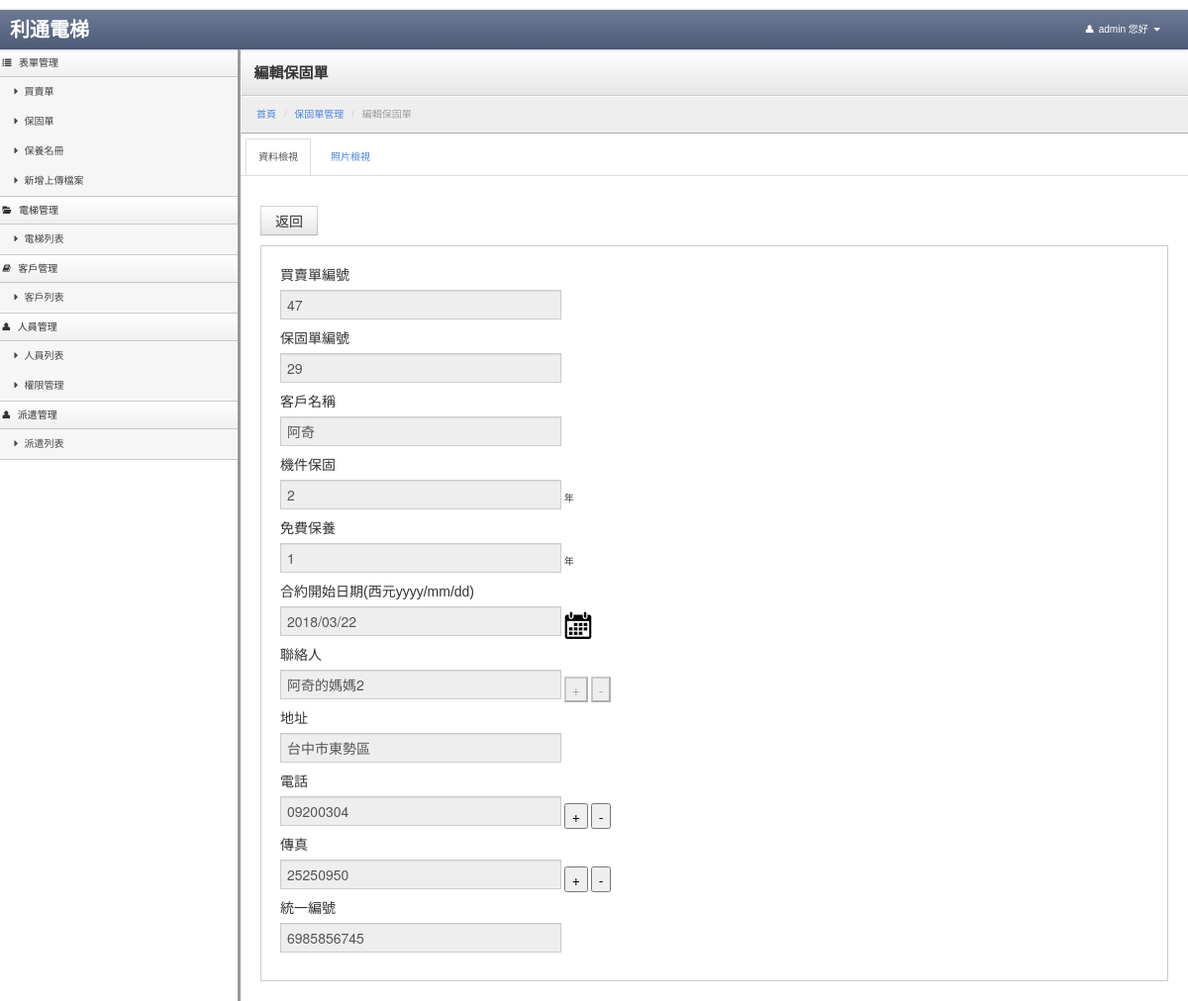
The page /Warranty/view_warranty_view/warranty_id/29 (signed in) on the database its author committed.
### tables this page shows
CREATE TABLE `usermenu` (
  `menuid` int(5) NOT NULL AUTO_INCREMENT COMMENT '菜單ID',
  `parentid` int(5) NOT NULL DEFAULT '0' COMMENT '上層菜單',
  `title` varchar(30) NOT NULL COMMENT '標題',
  `controller` varchar(40) NOT NULL COMMENT '控制器',
  `actioner` varchar(40) NOT NULL COMMENT '動作',
  `icon` varchar(100) DEFAULT NULL,
  `ismenu` tinyint(1) NOT NULL DEFAULT '0' COMMENT '是否顯示',
  `sort` tinyint(4) NOT NULL DEFAULT '0' COMMENT '排序',
  `isdisabled` tinyint(1) NOT NULL DEFAULT '0' COMMENT '是否刪除',
  PRIMARY KEY (`menuid`)
);

CREATE TABLE `warranty` (
  `id` int(255) NOT NULL AUTO_INCREMENT,
  `customer` varchar(255) DEFAULT NULL,
  `mechanical_warranty` int(255) DEFAULT NULL,
  `free_maintenance` int(255) DEFAULT NULL,
  `effective_date` varchar(255) DEFAULT NULL,
  `warranty_times` int(10) DEFAULT '0',
  `contacter_1` varchar(255) DEFAULT NULL,
  `contacter_2` varchar(255) DEFAULT NULL,
  `contacter_3` varchar(255) DEFAULT NULL,
  `address` varchar(255) DEFAULT NULL,
  `tel_1` varchar(255) DEFAULT NULL,
  `tel_2` varchar(255) DEFAULT NULL,
  `tel_3` varchar(255) DEFAULT NULL,
  `fax_1` varchar(255) DEFAULT NULL,
  `fax_2` varchar(255) DEFAULT NULL,
  `fax_3` varchar(255) DEFAULT NULL,
  `num` varchar(255) DEFAULT NULL,
  `transaction_id` int(255) DEFAULT NULL,
  `is_signing` int(1) DEFAULT '0',
  `is_remind` int(1) DEFAULT '0',
  `touch_time` varchar(255) DEFAULT NULL,
  PRIMARY KEY (`id`)
);

### application/controllers/Warranty.php (called while the page is built, shortened)
<?php if ( ! defined('BASEPATH')) exit('No direct script access allowed');
class Warranty extends CI_Controller {
	function __construct()
	{
        $this->load->model('public_tools');
		$this->load->model('Customer_model');
		$this->load->model('m_warranty_model');
		$this->load->model('Form_action_log_model');
		$this->load->model('Form_model');
		$this->load->library('datamodel');
		$this->load->library('common');
        $this->load->model('Usermenu_model');
        $usermenu_m = new Usermenu_model();
        if(isset($_SESSION['id'])) {
            $this->aUsermenulist = $usermenu_m->usermenulist($_SESSION['id']);
        }
	}
	public function view_warranty_view()
	{
		$warranty_model = new m_warranty_model();
		$this->data = $this->uri->uri_to_assoc(3);
		$id = $this->data["warranty_id"];
		$this->data = $warranty_model->getwarrantyByID($id);
		if($this->data['contacter_3'] != null)
		{
			 $this->data['contacter_count'] = 3 ;
		}
		elseif($this->data['contacter_2'] != null)
		{
			$this->data['contacter_count'] = 2 ;
		}
		else
		{
			$this->data['contacter_count'] = 1 ;
		}
		if($this->data['tel_3'] != null)
		{
			 $this->data['tel_count'] = 3 ;
		}
		elseif($this->data['tel_2'] != null)
		{
			$this->data['tel_count'] = 2 ;
		}
		else
		{
			$this->data['tel_count'] = 1 ;
		}
		if($this->data['fax_3'] != null)
		{
			$this->data['fax_count'] = 3 ;
		}
		elseif($this->data['fax_2'] != null)
		{
			$this->data['fax_count'] = 2 ;
		}
		else
		{
			$this->data['fax_count'] = 1 ;
		}
        $public_tools = new public_tools();
        $imgdata = $public_tools->getimgview(array('type'=>'warranty','typeid'=>$id));
        $this->data['imgdata'] = $imgdata;
		$this->load->view('v_view_warranty', $this->data);
	}
}

### index.php (called while the page is built, shortened)
<?php
require_once BASEPATH.'core/CodeIgniter.php';

### application/models/usermenu_model.php (called while the page is built, shortened)
<?php
class Usermenu_model extends CI_Model
{
	public function usermenulist($iUserid=0)
	{
        $sSql = "select menuidarray,permission from account where id ={$iUserid} and `status`=0";
        $query = $this->db->query($sSql);
        $useridmenu = $query->row_array();
        $power_group = 'employee_group';
        switch ($useridmenu['permission']){
            case 1:
                $power_group = 'admin_group';
                break;
        }
        $sSql = "select configvalue from config where configkey ='{$power_group}'";
        $query = $this->db->query($sSql);
        $configmenu = $query->row_array();
        $diffstr = $useridmenu['menuidarray'] .','.$configmenu['configvalue'];
        $diffarray = explode(',',$diffstr);
        $diffarray = array_unique($diffarray);
        asort($diffarray);
        $useridmenu['menuidarray'] = implode(',',$diffarray);
        $sSql = "select * from usermenu where menuid in ({$useridmenu['menuidarray']}) and ismenu=1 and isdisabled!=1 and parentid = 0";
        $query = $this->db->query($sSql);
        $results = array();
        foreach ($query->result_array() as $vNavheader){
            $results[$vNavheader['menuid']] = $vNavheader;
            $sSql = "select * from usermenu where menuid in ({$useridmenu['menuidarray']}) and parentid = '{$vNavheader['menuid']}' and ismenu=1 and isdisabled!=1";
            $query_navlist = $this->db->query($sSql);
            foreach ($query_navlist->result_array() as $vNavlist){
                $results[$vNavheader['menuid']]['subtype'][]=$vNavlist;
            }
        }
        return $results;
	}
}

### application/models/m_warranty_model.php (called while the page is built, shortened)
<?php
class m_warranty_model extends CI_Model
{
	public function getwarrantyByID($id)
	{
		$this->db->select('*');
		$this->db->from('warranty');
		$this->db->where('id', $id);
		$result = $this->db->get();
		if ($result->num_rows() > 0)
		{
			foreach ($result->result() as $row)
			{
				$warranty_data = array();
				foreach ($row as $k => $v)
				{
					$warranty_data[$k] = $v;
				}
			}
			return $warranty_data;
		}
		return 0;
	}
}
?>

### application/views/v_view_warranty.php (the view, shortened to what this page needs)
<!DOCTYPE html>
<html lang="en">
	<?php
		include "head.php";
	?>
	<body>
		<?php
			include "navbar.php";
			include "sidebar-nav.php";
		?>
		<link rel="stylesheet" href="<?=base_url("js/jquery/jquery-ui.min.css");?>">
		<link rel="stylesheet" href="jqueryui/style.css">
		<div class="content">
			<div class="header">
				<h1 class="page-title">編輯保固單</h1>
			</div>
				<ul class="breadcrumb">
					<li><a href="<?=base_url("/mainpage/index")?>">首頁</a> <span class="divider">/</span></li>
					<li><a href="<?=site_url("/warranty/warranty_home")?>">保固單管理</a> <span class="divider">/</span></li>
					<li class="active">編輯保固單</li>
				</ul>
               <ul class="nav nav-tabs">
                   <li class="active"><a href="#view_warranty" data-toggle="tab">資料檢視</a></li>
                   <li><a href="#view_warranty_img" data-toggle="tab">照片檢視</a></li>
               </ul>
			<div class="container-fluid">
				<div class="row-fluid">
                       <div id="myTabContent" class="tab-content">
                           <div class="tab-pane active in" id="view_warranty">
					<form id="tab" name="edit_custiner" action="<?=site_url("/warranty/warranty_edit")?>" method="post">
						<div class="btn-toolbar">
							<button class="btn" type="button" onclick="history.back()">返回</button>
						</div>
						<div class="well">
							<label>買賣單編號</label>
							<input type="text" name = "transaction_id" value="<?php print($this->data['transaction_id']);?>"  disabled class="input-xlarge">
							<label>保固單編號</label>
							<input type="text" name = "Id" value="<?php print($this->data['id']);?>" readonly="readonly" disabled class="input-xlarge">
							<label>客戶名稱</label>
							<input type="text" name = "customer" value="<?php print($this->data['customer']);?>" disabled class="input-xlarge">
							<label>機件保固</label>
							<input type="text" name = "mechanical_warranty" value="<?php print($this->data['mechanical_warranty']);?>" disabled class="input-xlarge"> 年
							<label>免費保養</label>
							<input type="text" name = "free_maintenance" value="<?php print($this->data['free_maintenance']);?>" disabled class="input-xlarge"> 年
							<label>合約開始日期(西元yyyy/mm/dd)</label>
							<input type="text" id="datepicker" name = "effective_date" value="<?php print($this->data['effective_date']);?>" disabled class="input-xlarge">
							<label>聯絡人</label>
							<input type="text" name = "contacter_1" value="<?php print($this->data['contacter_1']);?>" class="input-xlarge" disabled> <input type="button" id="cont_bnt" disabled value="+"  /> <input type="button" onclick="delField('contacter_')"  disabled value="-" />
							<label>地址</label>
							<input type="text" name = "address" value="<?php print($this->data['address']);?>" disabled class="input-xlarge">
							<label>電話</label>
							<input type="text" name = "tel_1" value="<?php print($this->data['tel_1']);?>" disabled class="input-xlarge"> <input type="button" id="tel_bnt" value="+"  /> <input type="button" onclick="delField('tel_')" value="-" />
							<label>傳真</label>
							<input type="text" name = "fax_1" value="<?php print($this->data['fax_1']);?>" disabled class="input-xlarge"> <input type="button" id="fax_bnt" value="+"  /> <input type="button" onclick="delField('fax_')" value="-" />
							<label>統一編號</label>
							<input type="text" name = "Num" value="<?php print($this->data['num']);?>" disabled class="input-xlarge">
						</div>
					</form>
                           </div>
                       </div>
				</div>
			</div>
		</div>
	</body>
</html>

### application/views/sidebar-nav.php
<div class="sidebar-nav">
       <?php
           foreach($this->aUsermenulist as $v){
               echo '<a href="#'.$v['controller'].'-menu" class="nav-header" data-toggle="collapse"><i class="'.$v['icon'].'"></i>'.$v['title'].'</i></a>';
               if(!empty($v['subtype'])){
                   echo '<ul id="'.$v['controller'].'-menu" class="nav nav-list collapse in">';
                   foreach($v['subtype'] as $vSub){
                       echo '<li ><a href="'.base_url("/{$vSub['controller']}/{$vSub['actioner']}").'"><i class="'.$vSub['icon'].'"></i>'.$vSub['title'].'</a></li>';
                   }
                   echo '</ul>';
               }
           }
       ?>
   </div>

### stylesheets/theme.css (style rules this page uses)
body { background: #eee; background-image: url(http://subtlepatterns.com/patterns/furley_bg.png); background-position: initial initial; background-repeat: initial initial; background-position: initial initial; background-repeat: initial initial; margin: 0px; padding: 0px; }
h1 { margin-top: 0px; color: #eee; }
.content { min-width: 400px; position: relative; min-height: 800px; background: #fff; margin-left: 240px; border-left: 1px solid #cccccc; border-left: 3px solid #999999; }
.header { background: #ffffff; background: #ffffff; background: -webkit-gradient(linear, left bottom, left top, color-stop(0, #e6e6e6), color-stop(1, #ffffff)); background: -ms-linear-gradient(bottom, #e6e6e6, #ffffff); background: -moz-linear-gradient(center bottom, #e6e6e6 0%, #ffffff 100%); background: -o-linear-gradient(bottom, #e6e6e6, #ffffff); filter: progid:dximagetransform.microsoft.gradient(startColorStr='#4d5b76', EndColorStr='#6c7a95'); -ms-filter: "progid:DXImageTransform.Microsoft.gradient(startColorStr='#ffffff',EndColorStr='#e6e6e6')"; border-bottom: 1px solid #cccccc; border-top: 1px solid #ffffff; border-left: 1px solid #ffffff; padding: 0em 1.25em; }
.header h1 { margin: 1em 0em; padding: 0em; line-height: 1em; font-size: 1.5em; color: #eee; color: #333; }
.breadcrumb { -webkit-box-shadow: none; -moz-box-shadow: none; box-shadow: none; -webkit-border-radius: 0px; -moz-border-radius: 0px; border-radius: 0px; -moz-background-clip: padding; -webkit-background-clip: padding-box; background-clip: padding-box; background: #eee; border-bottom: 1px solid #aaa; border-top: 1px solid #fafafa; border-left: 1px solid #fff; margin-bottom: .5em; }
.sidebar-nav { width: 240px; position: absolute; float: left; border-top: none; border-left: none; margin: 0em; }
.sidebar-nav .nav-header { border-top: 1px solid #ffffff; border-bottom: 1px solid #c8c8cb; border-left: none; color: #333; display: block; background: #efeff0; background: -webkit-gradient(linear, left bottom, left top, color-stop(0, #efeff0), color-stop(1, #ffffff)); background: -ms-linear-gradient(bottom, #efeff0, #ffffff); background: -moz-linear-gradient(center bottom, #efeff0 0%, #ffffff 100%); background: -o-linear-gradient(bottom, #efeff0, #ffffff); filter: progid:dximagetransform.microsoft.gradient(startColorStr='#4d5b76', EndColorStr='#6c7a95'); -ms-filter: "progid:DXImageTransform.Microsoft.gradient(startColorStr='#ffffff',EndColorStr='#efeff0')"; font-weight: normal; font-size: 1em; line-height: 2.5em; padding: 0em .25em; margin-bottom: 0px; text-shadow: none; text-transform: none; }
.sidebar-nav .nav-header i[class^="icon-"] { margin-right: .75em; }
.sidebar-nav .nav-list { margin: 0px; border: 0px; background: #f6f6f6; }
.sidebar-nav .nav-list > li > a { color: #444; padding: .5em 1em; }
.sidebar-nav .nav-list.collapse.in { border-bottom: 1px solid #ccc; }
.btn { -webkit-border-radius: 0px; -moz-border-radius: 0px; border-radius: 0px; }
.well { background-color: #fff; border: 1px solid #ccc; -webkit-box-shadow: 1px 1px 0px #ffffff; -moz-box-shadow: 1px 1px 0px #ffffff; box-shadow: 1px 1px 0px #ffffff; -webkit-border-radius: 0px; -moz-border-radius: 0px; border-radius: 0px; -moz-background-clip: padding; -webkit-background-clip: padding-box; background-clip: padding-box; }
input[type="text"], input[type="password"] { -webkit-border-radius: 0px; -moz-border-radius: 0px; border-radius: 0px; -moz-background-clip: padding; -webkit-background-clip: padding-box; background-clip: padding-box; }
.nav-tabs > li { margin-left: .5em; }
.nav-tabs > li > a { -webkit-border-top-right-radius: 0px; -webkit-border-bottom-right-radius: 0; -webkit-border-bottom-left-radius: 0; -webkit-border-top-left-radius: 0; -moz-border-radius-topright: 0px; -moz-border-radius-bottomright: 0; -moz-border-radius-bottomleft: 0; -moz-border-radius-topleft: 0; border-top-right-radius: 0px; border-bottom-right-radius: 0; border-bottom-left-radius: 0; border-top-left-radius: 0; -moz-background-clip: padding; -webkit-background-clip: padding-box; background-clip: padding-box; }

### stylesheets/style.css (style rules this page uses)
html { margin: 0; padding: 0; }
body { height: 101%; font-size: 62.5%; font-family: "Trebuchet MS", Arial, Tahoma, sans-serif; color: #333; background: #fff url('../images/body-bg.jpg') 0px 0px repeat; padding-top: 10px; }
a { color: #4681da; text-decoration: none; }

### rows shown on the page
usermenu: title "表單管理"
usermenu: title "買賣單"
usermenu: title "保固單"
usermenu: title "保養名冊"
usermenu: title "新增上傳檔案"
usermenu: title "電梯管理"
usermenu: title "電梯列表"
usermenu: title "客戶管理"
usermenu: title "客戶列表"
usermenu: title "人員管理"
usermenu: title "人員列表"
usermenu: title "權限管理"
usermenu: title "派遣管理"
usermenu: title "派遣列表"
warranty: transaction_id "47", Id "29", customer "阿奇", mechanical_warranty "2", free_maintenance "1", effective_date "2018/03/22", contacter_1 "阿奇的媽媽2", address "台中市東勢區", tel_1 "09200304", fax_1 "25250950", Num "6985856745"

### other values the page prints
$_SESSION["account"] "admin"
